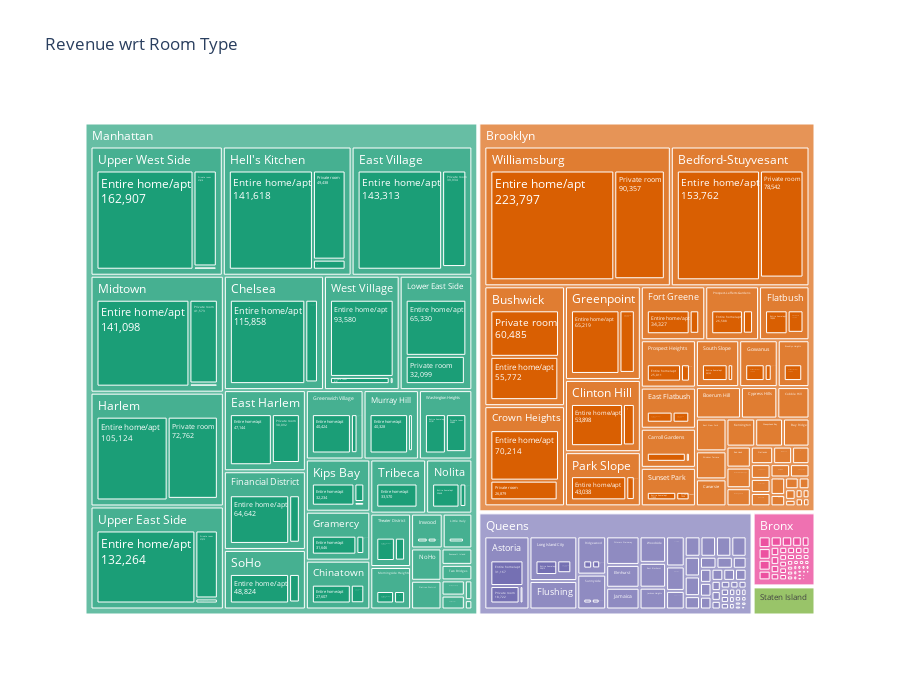

The notebook cell this image was saved under:
### Markdown cell above
## Revenue wrt Room Type

### Code cell
fig = px.treemap(data_na.sort_values(by = 'room_type', ascending = False).reset_index(drop = True), 
                 path = ['neighbourhood_group', 'neighbourhood','room_type'], values = 'price', height = 700,
                 title = 'Revenue wrt Room Type', color_discrete_sequence = px.colors.qualitative.Dark2)

fig.data[0].textinfo = 'label+text+value'

fig.show()

### Figure 1 — Plotly figure (JSON) as saved in the notebook; plotly's stock layout.template omitted (floating-point values rounded to 4 significant figures; data arrays with more than 128 entries replaced by an {"elided": "..."} marker saying what was removed)
{"data": [{"branchvalues": "total", "domain": {"x": [0, 1], "y": [0, 1]}, "hovertemplate": "labels=%{label}<br>price=%{value}<br>parent=%{parent}<br>id=%{id}<extra></extra>", "ids": {"elided": "719 str values"}, "labels": {"elided": "719 str values"}, "name": "", "parents": {"elided": "719 str values"}, "textinfo": "label+text+value", "type": "treemap", "values": {"elided": "719 int values"}}], "layout": {"height": 700, "legend": {"tracegroupgap": 0}, "title": {"text": "Revenue wrt Room Type"}, "treemapcolorway": ["rgb(27,158,119)", "rgb(217,95,2)", "rgb(117,112,179)", "rgb(231,41,138)", "rgb(102,166,30)", "rgb(230,171,2)", "rgb(166,118,29)", "rgb(102,102,102)"]}}
